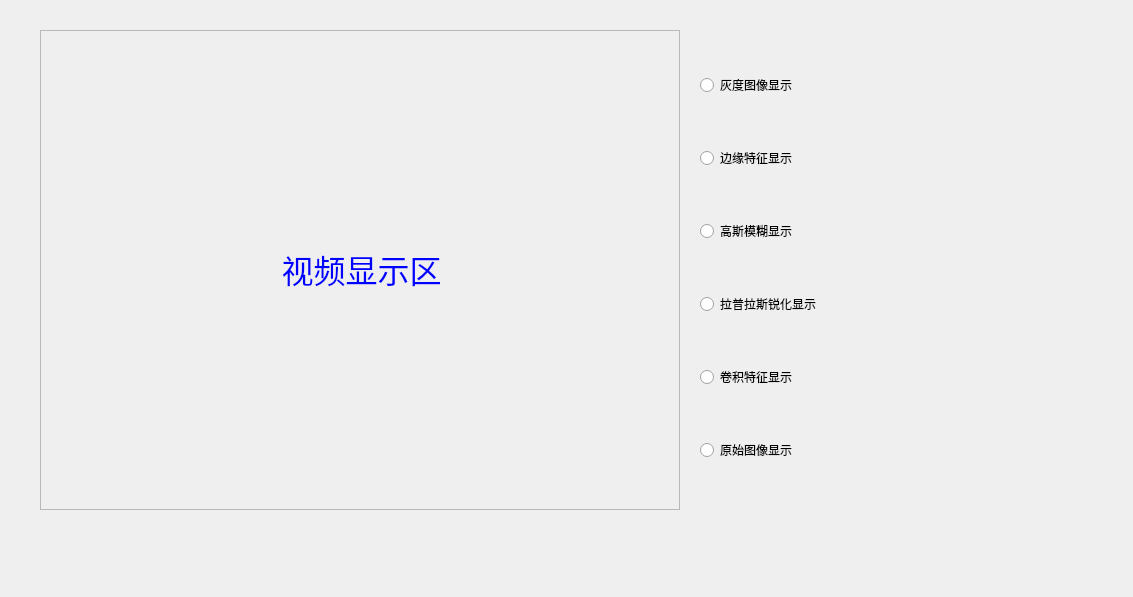
<?xml version="1.0" encoding="UTF-8"?>
<ui version="4.0">
 <class>Dialog</class>
 <widget class="QDialog" name="Dialog">
  <property name="geometry">
   <rect>
    <x>0</x>
    <y>0</y>
    <width>1133</width>
    <height>597</height>
   </rect>
  </property>
  <property name="windowTitle">
   <string>Dialog</string>
  </property>
  <widget class="QLabel" name="lbl_video">
   <property name="geometry">
    <rect>
     <x>40</x>
     <y>30</y>
     <width>640</width>
     <height>480</height>
    </rect>
   </property>
   <property name="styleSheet">
    <string notr="true">QFrame#frame{

border-radius: 15px;

border-width: 2px;

border-style:solid;

border-bottom-color: #888888;

border-right-color: #888888;

border-left-color: #FFFFFF;

border-top-color: #FFFFFF;

}</string>
   </property>
   <property name="frameShape">
    <enum>QFrame::StyledPanel</enum>
   </property>
   <property name="frameShadow">
    <enum>QFrame::Raised</enum>
   </property>
   <property name="text">
    <string>&lt;html&gt;&lt;head/&gt;&lt;body&gt;&lt;p align=&quot;center&quot;&gt;&lt;span style=&quot; font-size:24pt; color:#0000ff;&quot;&gt;视频显示区&lt;/span&gt;&lt;/p&gt;&lt;/body&gt;&lt;/html&gt;</string>
   </property>
  </widget>
  <widget class="QWidget" name="gridLayoutWidget">
   <property name="geometry">
    <rect>
     <x>700</x>
     <y>30</y>
     <width>251</width>
     <height>481</height>
    </rect>
   </property>
   <layout class="QGridLayout" name="gridLayout">
    <item row="0" column="0">
     <widget class="QRadioButton" name="btn_gray">
      <property name="text">
       <string>灰度图像显示</string>
      </property>
      <attribute name="buttonGroup">
       <string notr="true">bgp_imgprocess</string>
      </attribute>
     </widget>
    </item>
    <item row="3" column="0">
     <widget class="QRadioButton" name="btn_laplace">
      <property name="text">
       <string>拉普拉斯锐化显示</string>
      </property>
      <attribute name="buttonGroup">
       <string notr="true">bgp_imgprocess</string>
      </attribute>
     </widget>
    </item>
    <item row="4" column="0">
     <widget class="QRadioButton" name="btn_conv">
      <property name="text">
       <string>卷积特征显示</string>
      </property>
      <attribute name="buttonGroup">
       <string notr="true">bgp_imgprocess</string>
      </attribute>
     </widget>
    </item>
    <item row="1" column="0">
     <widget class="QRadioButton" name="btn_border">
      <property name="text">
       <string>边缘特征显示</string>
      </property>
      <attribute name="buttonGroup">
       <string notr="true">bgp_imgprocess</string>
      </attribute>
     </widget>
    </item>
    <item row="2" column="0">
     <widget class="QRadioButton" name="btn_gauss">
      <property name="text">
       <string>高斯模糊显示</string>
      </property>
      <attribute name="buttonGroup">
       <string notr="true">bgp_imgprocess</string>
      </attribute>
     </widget>
    </item>
    <item row="5" column="0">
     <widget class="QRadioButton" name="btn_orig">
      <property name="text">
       <string>原始图像显示</string>
      </property>
      <attribute name="buttonGroup">
       <string notr="true">bgp_imgprocess</string>
      </attribute>
     </widget>
    </item>
   </layout>
  </widget>
 </widget>
 <resources/>
 <connections/>
 <buttongroups>
  <buttongroup name="bgp_imgprocess"/>
 </buttongroups>
</ui>
